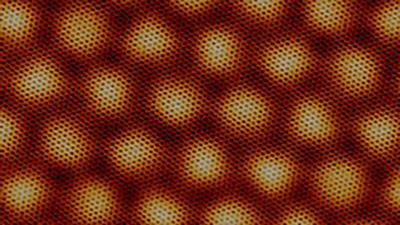
#> input picture moire.jpg, 400 x 225 px
$ jupyter execute extraction.ipynb
#> lines starting #> are read from the running program, lines starting #| are printed output that depends on the picture
[cell 1]
# @author Nikhil Maserang
# @date 2023/08/12

import numpy as np
import scipy.ndimage as spnd
import matplotlib.pyplot as plt
import sxm_reader as sxm
import cv2
import utils as ut
import PIL.Image

[cell 2]
# get moire data
img = np.array(PIL.Image.open("moire.jpg").convert('L'))
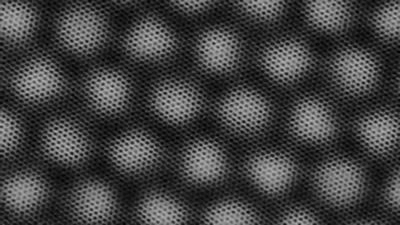
#> img: shape (225, 400); min 0, max 190, mean 65.3

# apply gaussian smoothing
smoothed = spnd.gaussian_filter(img, 1.2)
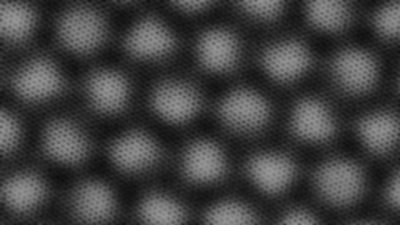
#> smoothed: shape (225, 400); min 13, max 152, mean 64.3

# apply maximum filter
dilated = spnd.grey_dilation(smoothed, 10)
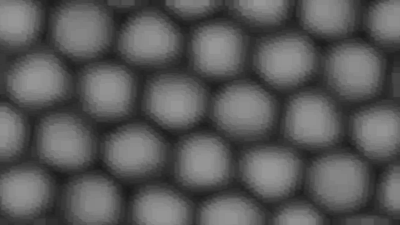
#> dilated: shape (225, 400); min 24, max 152, mean 89

# find maximums
maxes = np.where(smoothed == dilated, img, np.zeros(img.shape))
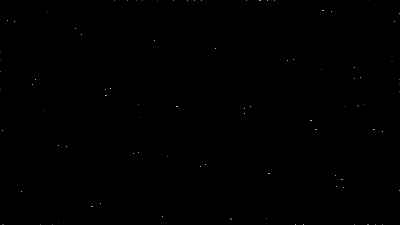
#> maxes: shape (225, 400) float64; min 0, max 179, mean 0.1

# plot everything
fig, axs = plt.subplots(2, 2, sharex=True, sharey=True, figsize=(20, 20), layout='tight')
axs[0, 0].set_title("original")
axs[0, 1].set_title("smoothed")
axs[1, 0].set_title("maximum_filter")
axs[1, 1].set_title("maxes")
plt.colorbar(axs[0, 0].imshow(img      , cmap="hot"), ax=axs[0, 0], location="bottom")
plt.colorbar(axs[0, 1].imshow(smoothed , cmap="hot"), ax=axs[0, 1], location="bottom")
plt.colorbar(axs[1, 0].imshow(dilated  , cmap="hot"), ax=axs[1, 0], location="bottom")
plt.colorbar(axs[1, 1].imshow(maxes    , cmap="hot"), ax=axs[1, 1], location="bottom")
plt.show()
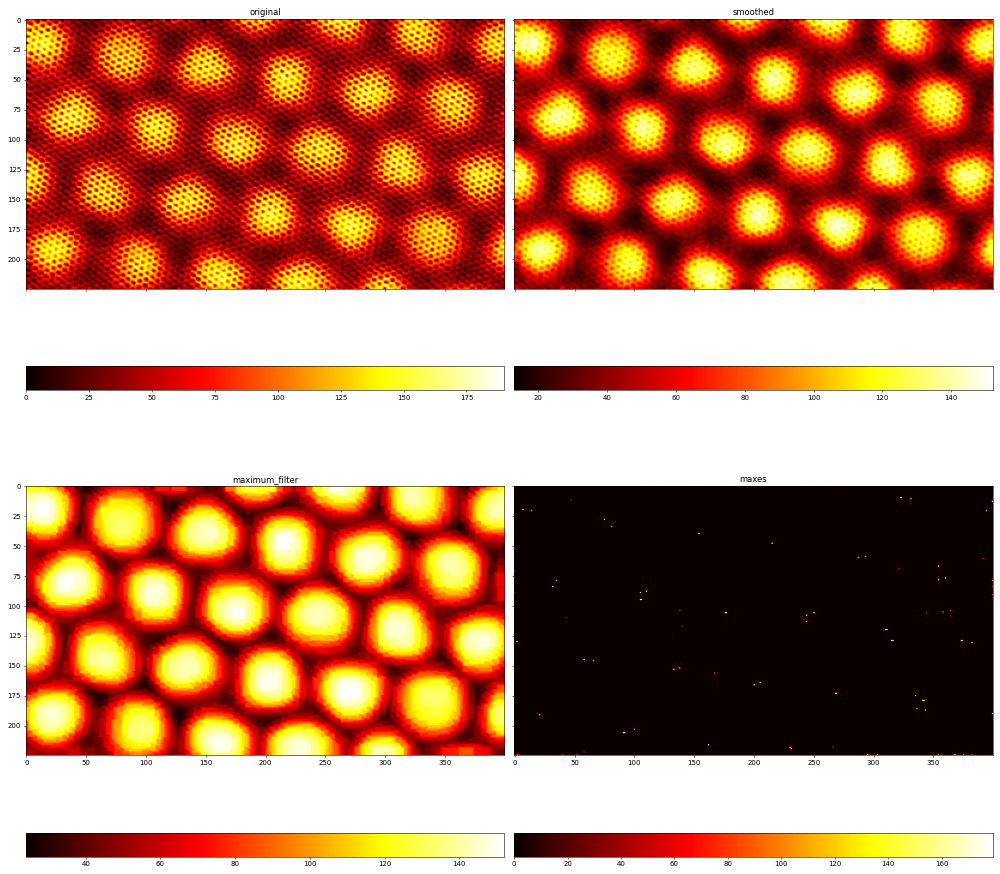
#> figure drawn by matplotlib, 8 panels
